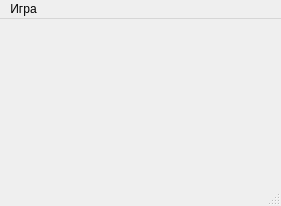
<?xml version="1.0" encoding="UTF-8"?>
<ui version="4.0">
 <class>MainWindow</class>
 <widget class="QMainWindow" name="MainWindow">
  <property name="geometry">
   <rect>
    <x>0</x>
    <y>0</y>
    <width>281</width>
    <height>206</height>
   </rect>
  </property>
  <property name="windowTitle">
   <string>MainWindow</string>
  </property>
  <widget class="QWidget" name="centralwidget"/>
  <widget class="QMenuBar" name="menubar">
   <property name="geometry">
    <rect>
     <x>0</x>
     <y>0</y>
     <width>281</width>
     <height>20</height>
    </rect>
   </property>
   <widget class="QMenu" name="menu">
    <property name="title">
     <string>Игра</string>
    </property>
    <addaction name="save"/>
    <addaction name="load"/>
    <addaction name="newgame"/>
   </widget>
   <addaction name="menu"/>
  </widget>
  <widget class="QStatusBar" name="statusbar"/>
  <action name="save">
   <property name="text">
    <string>Сохранить игру</string>
   </property>
  </action>
  <action name="load">
   <property name="text">
    <string>Загрузить игру</string>
   </property>
  </action>
  <action name="newgame">
   <property name="text">
    <string>Новая игра</string>
   </property>
  </action>
 </widget>
 <resources/>
 <connections/>
</ui>
